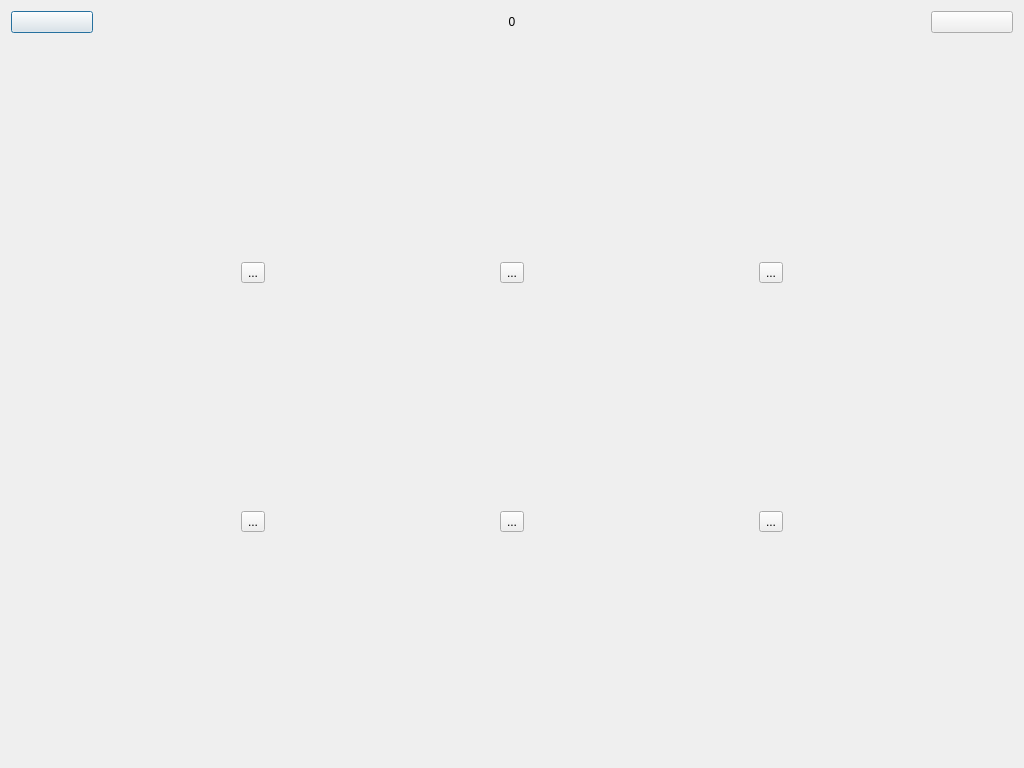
<?xml version="1.0" encoding="UTF-8"?>
<ui version="4.0">
 <class>MenuWindow</class>
 <widget class="QDialog" name="MenuWindow">
  <property name="windowModality">
   <enum>Qt::NonModal</enum>
  </property>
  <property name="geometry">
   <rect>
    <x>0</x>
    <y>0</y>
    <width>1024</width>
    <height>768</height>
   </rect>
  </property>
  <property name="windowTitle">
   <string>Dialog</string>
  </property>
  <layout class="QGridLayout" name="gridLayout">
   <item row="0" column="0">
    <widget class="QWidget" name="widgetTop" native="true">
     <layout class="QHBoxLayout" name="horizontalLayout_2" stretch="1,10,1">
      <property name="spacing">
       <number>7</number>
      </property>
      <property name="sizeConstraint">
       <enum>QLayout::SetDefaultConstraint</enum>
      </property>
      <property name="leftMargin">
       <number>0</number>
      </property>
      <property name="topMargin">
       <number>0</number>
      </property>
      <property name="rightMargin">
       <number>0</number>
      </property>
      <property name="bottomMargin">
       <number>0</number>
      </property>
      <item>
       <widget class="QPushButton" name="btnReturn">
        <property name="text">
         <string/>
        </property>
       </widget>
      </item>
      <item>
       <widget class="QLabel" name="labTitle">
        <property name="text">
         <string>0</string>
        </property>
        <property name="alignment">
         <set>Qt::AlignCenter</set>
        </property>
       </widget>
      </item>
      <item>
       <widget class="QPushButton" name="btnMsg">
        <property name="text">
         <string/>
        </property>
       </widget>
      </item>
     </layout>
     <zorder>labTitle</zorder>
     <zorder>btnReturn</zorder>
     <zorder>btnMsg</zorder>
    </widget>
   </item>
   <item row="1" column="0">
    <widget class="QStackedWidget" name="stackedWidget">
     <widget class="QWidget" name="page">
      <layout class="QGridLayout" name="gridLayout_2">
       <property name="leftMargin">
        <number>15</number>
       </property>
       <property name="topMargin">
        <number>15</number>
       </property>
       <property name="rightMargin">
        <number>15</number>
       </property>
       <property name="bottomMargin">
        <number>15</number>
       </property>
       <property name="spacing">
        <number>20</number>
       </property>
       <item row="0" column="1">
        <widget class="QToolButton" name="btnViewDevice">
         <property name="text">
          <string>...</string>
         </property>
        </widget>
       </item>
       <item row="0" column="2">
        <widget class="QToolButton" name="btnData">
         <property name="text">
          <string>...</string>
         </property>
        </widget>
       </item>
       <item row="2" column="0">
        <widget class="QToolButton" name="btnFace">
         <property name="text">
          <string>...</string>
         </property>
        </widget>
       </item>
       <item row="2" column="1">
        <widget class="QToolButton" name="btnDeviceManger">
         <property name="text">
          <string>...</string>
         </property>
        </widget>
       </item>
       <item row="2" column="2">
        <widget class="QToolButton" name="btnConfig">
         <property name="text">
          <string>...</string>
         </property>
        </widget>
       </item>
       <item row="0" column="0">
        <widget class="QToolButton" name="btnViewPeople">
         <property name="text">
          <string>...</string>
         </property>
         <property name="toolButtonStyle">
          <enum>Qt::ToolButtonTextUnderIcon</enum>
         </property>
         <property name="autoRaise">
          <bool>false</bool>
         </property>
        </widget>
       </item>
      </layout>
     </widget>
     <widget class="QWidget" name="page_2"/>
    </widget>
   </item>
  </layout>
 </widget>
 <resources/>
 <connections/>
</ui>
